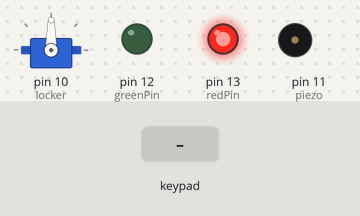
The sketch below on a simulated Arduino Uno, built with avr-gcc and run on an emulated ATmega328P. Parts: servo, output pins drawn as LEDs (lit = HIGH), buzzer (waves = sounding). Dashed ring = blinking. The inputs (shaded band) are chosen by the test bench.

Above: at 1.2 s.
1.3 s: keypad keys 6 7 8 9 pressed 0.4 s apart
At 3.15 s:
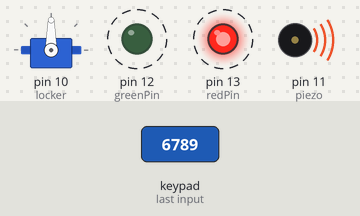
4.8 s: key '#' pressed
7.8 s: key 'A' pressed
At 9.0 s:
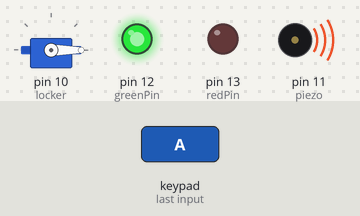
9.3 s: keypad keys 1 2 3 4 # pressed 0.4 s apart
At 11.5 s:
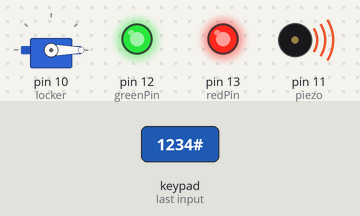
12.8 s: key 'C' pressed
At 13.9 s:
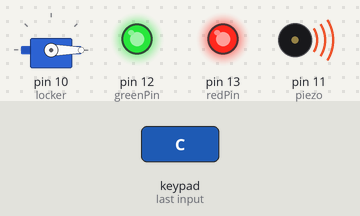
Timing chart, 0 to 15.4 s (numbered marks = the images above; inputs shaded):
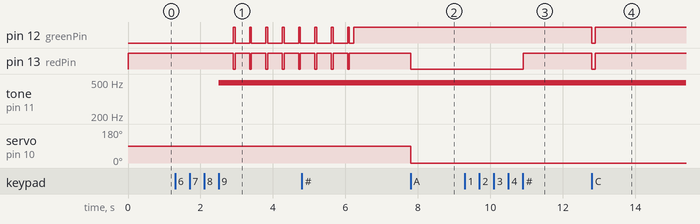

The sketch:

Safe.ino
```cpp
// source - https://kocoafab.cc/make/view/643

#include <Keypad.h>  // Keypad.h 라이브러리 호출 [ 키패드 사용]
#include<Servo.h> // 서버사용

Servo locker;
char secretCode[4] = {'1','2','3','4'};  // 비밀번호를 설정(초기비밀번호 1234)
char Change;
int position = 0;
int wrong = 0;
// 비밀번호 비교시 쓸 변수 선언(맞는 경우[position]와 틀린경우[wrong] 2가지)

// 키패드 함수 시작
const byte rows = 4;
const byte cols = 4;
// 키패드의 행, 열의 갯수

char keys[rows][cols] = {
  {'1', '2', '3', 'A'},
  {'4', '5', '6', 'B'},
  {'7', '8', '9', 'C'},
  {'*', '0', '#', 'D'}
};
// 키패드 버튼 위치 설정

byte rowPins[rows] = {6, 7, 8, 9};
byte colPins[cols] = {5, 4, 3, 2};
// 키패드에 연결된 핀번호 설정(데이터 시트 참고)

Keypad keypad = Keypad(makeKeymap(keys), rowPins, colPins, rows, cols);
// 키패드 오브젝트 생성

// 키패드 관련 함수 끝

int redPin = 13;
int greenPin = 12;
// LED 2개의 핀번호 설정

// 각도 0으로 초기화(value), a 역시 체크 함수, 피에조 함수
int a=-1;
int b=-1;
int c=-1;
int piezo = 11;

// 각 키값에 대한 확인 변수 설정 [G,N,M]
boolean G =false;
boolean N =false;
boolean M =false;


//Led 출력 설정, 잠금 설정 함수 (초기값 잠금으로 설정), 서보모터인 10번핀 초기화, 피에조 초기화
void setup(){
  pinMode(redPin, OUTPUT);
  pinMode(greenPin, OUTPUT);
  setLocked(true);
  locker.attach(10);
  pinMode(piezo, OUTPUT);
}
// 2개의 LED를 세팅해주고, 잠금상태를 기본으로 세팅해 줍니다.


void loop(){
  char key = keypad.getKey(); // 키패드에서 입력된 값을 가져옵니다.

if(key=='#') // # 버튼 눌러졌을경우 마스터 키 동작
{
  a=1; // a를 1로바꿔줌
  digitalWrite(redPin, HIGH);
  digitalWrite(greenPin, HIGH);
// 두 LED를 켜줌으로 작동하고 있음을 보여줌
}

 if(a==1&&key >= 'A' && key <='D') //a가 1이고 Key값이 A 와 D 사이값이 눌러졌을 경우 작동합니다.
  {
    if(key=='A') // A 가 눌러지면 열림으로 설정 (각도 90)
    {
      setLocked(false);
    }
    else if(key=='B') //B가 눌러지면 닫힘으로 설정(각도 0)
    {
      setLocked(true);
    }
    else if (key=='C') // C가 눌러졌을 경우  비밀번호 변경 [ 비밀번호 변경하기전 한번 깜빡거림으로 비밀번호 변경 준비 확인)
    {
     digitalWrite(redPin,LOW);
     digitalWrite(greenPin,LOW);
     delay(100);
     digitalWrite(redPin,HIGH);
     digitalWrite(greenPin,HIGH);
     position =0;
     a=-1;
     G=false;
     while(!G) //만약 G가 false면 while 문을 동작한다
     {

      while(!N) //N 역시 false면 while 문 작동
      {
     Change=keypad.getKey(); // Change 변수애 키값을 받아온다
     if(Change) // 만약 Change 함수에 값이 있다면
     N=true; //N값을 true로 설정하여 N루프문을 빠져나온다
     M=false; // 초기 M값이 계속 바뀌게 되므로 false로 바꿔준다
      }
    if(Change >= 'A' && Change <='D'||Change=='*'||Change=='#') // 숫자가 아닌 다른 값을 누를 경우
    {
    N=false;
    M=true;
// N 루프문을 다시 돌고 M 루프문을 빠져 나간다.
    }
    else
    M=false;
// 그렇지 않으면 M 루프문을 돌아준다.


    if(position==0)
     secretCode[position]=Change;
    if(position==1)
    secretCode[position]=Change;
    if(position==2)
    secretCode[position]=Change;
    if(position==3)
    secretCode[position]=Change;

// 누른키 값을 각 자릿수로 변경시켜준다. 숫자가 아닌 경우에는 계속 숫자를 받을때 까지 무한 반복

    while(!M) // 숫자인 값을 눌렀을 경우 position값을 1증가시킨다.
    {
      position++;
      N=false;
      M=true;
    }

     if(position==4) // 만약 position값이 4가 되면
     {
    for(int i=0;i<2;i++) // LED를 2번 깜박여 값이 변경된 것을 확인시켜준다.
    {
     digitalWrite(redPin,LOW);
     digitalWrite(greenPin,LOW);
     delay(100);
     digitalWrite(redPin,HIGH);
     digitalWrite(greenPin,HIGH);
     delay(100);
    }
    G=true; // 이후 G 루프문을 벗어난다.
   // 비밀번호 변경 후 초기 값으로 세팅
     setLocked(true);
     position=0;
     wrong=0;
     }
     }
    }
    else // D가 눌러졌을 경우 마스터키가 종료 되며 초기값으로 되돌아간다.
    {
    digitalWrite(greenPin,LOW);
      position = 0;
      wrong = 0; // 입력 초기화
      setLocked(true); // 잠금상태로 세팅
    }
  }
  if(key == '*')
    { // * 버튼을 눌렀을 경우
       b=-1;
      position = 0; // 자리값 초기화
      wrong = 0; // 입력 초기화
      setLocked(true); // 잠금상태로 세팅
      a=-1;// a값 역시 -1로 초기화
    }
  if(a==-1)
  {
  if((key >= '0' && key <= '9') ){
  // 키패드에서 입력된 값을 조사하여 맞게 입력된 값일 경우(키패드에 있는 버튼이 맞을경우) 비교

      if(key == secretCode[position]){ // 해당 자리에 맞는 비밀번호가 입력됬을 경우
      position++; // 다음 자리로 넘어 감
      wrong++;
   // 틀린 값, 다음 자릿수 역시 같이 1씩 증가 시킨다 .
      if(wrong==4)// 만약 wrong값이 4가 되면 1 감소시킨다. (Position에 해당하는 코드 값과 키값이 같음을 확인)
      wrong--;
    }

    else if(key != secretCode[position]){ // 해당 자리에 맞지 않는 비밀번호가 입력됬을 경우
      position++; // position 값을 올려준다
      wrong++; // 비밀번호 오류 값을 늘려준다
      if(position == 4) // 오류값이 입력되었기 때문에 다른 값임을 확인
      position--;

    }
    if(b==-1)
    {

    if(position == 4){ // 4자리 비밀번호가 모두 맞았을 경우
      setLocked(false); // 잠금상태를 해제 함
      delay(100);
     b=1;
    }

    if(wrong == 4){ // 비밀번호가 잘못 입력되었을 경우
      setLocked(true);
      blink(); // LED를 깜빡여 준다.
      position=0;
      wrong=0;
      a=-1;
    }
    }
  delay(100);
}
  }
}


void setLocked(int locked){ // 잠금시와 해제시에 맞는 LED를 세팅해 주는 함수
  if(locked) { // 잠금시 Red LED를 켜주고, Green LED를 꺼준다.
  digitalWrite(redPin, HIGH);
  digitalWrite(greenPin, LOW);
   int value=90;
  locker.write(value);
  a=-1;
  b=-1;
 }

  else{ // 해제시 Red LED를 꺼주고, Green LED를 켜준다.
    digitalWrite(redPin, LOW);
    digitalWrite(greenPin, HIGH);
    wrong=0;
  int value=0;
  locker.write(value);
  }
  pinMode(redPin, OUTPUT);
}

void blink(){ // 비밀번호 오류시 Red LED를 깜빡여 주는 함수. ( 소리도 같이 난다)
  analogWrite(piezo, 120);
  for(int i = 0; i < 8; i++){ // 딜레이 만큼 Red LED를 껐다 켰다 해준다. 총 8회
    for(int j=0;j<8;j++)
        {
         digitalWrite(redPin, HIGH);
         delay(50);
         digitalWrite(redPin,LOW);
        }
        digitalWrite(greenPin,HIGH);
        delay(50);
        digitalWrite(greenPin, LOW);
      }

    digitalWrite(redPin,HIGH);
    pinMode(piezo, INPUT);
    position=0;
    wrong=0;
  }
```

Measured:
- after the input at 1.3 s, pin 12 (greenPin): alternates HIGH for 0.05 s and LOW for 0.40 s, starting after 1.6 s; pin 13 (redPin): alternates HIGH for 0.40 s and LOW for 0.05 s, starting after 1.6 s; tone on pin 11 (piezo): silent → 490 Hz after 1.2 s
- after the input at 7.8 s, pin 13 (redPin): HIGH → LOW at once; servo on pin 10 (locker): 90° → 0° at once
- after the input at 9.3 s, pin 13 (redPin): LOW → HIGH after 1.6 s
- after the input at 12.8 s, pin 12 (greenPin), pin 13 (redPin): HIGH → LOW at once, → HIGH 0.10 s later
